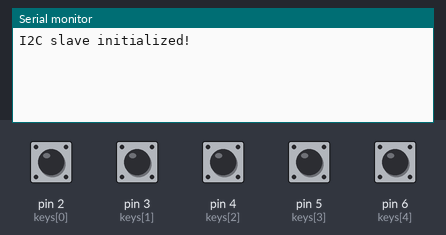
Recording of a sketch running on a simulated Arduino Uno, built with avr-gcc and run on an emulated ATmega328P. Parts: the last lines printed to the serial monitor. Inputs (shaded band) come from the test bench; at power-on: pin 2 (keys[0]), pin 3 (keys[1]), pin 4 (keys[2]), pin 5 (keys[3]), pin 6 (keys[4]) HIGH.

Above: at 1.2 s.
1.3 s: pin 2 (keys[0]) pulled LOW for 0.15 s
At 2.3 s:
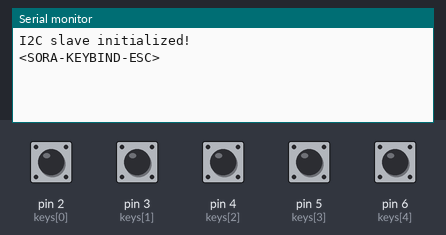
2.9 s: pin 3 (keys[1]) pulled LOW for 0.15 s
At 3.5 s:
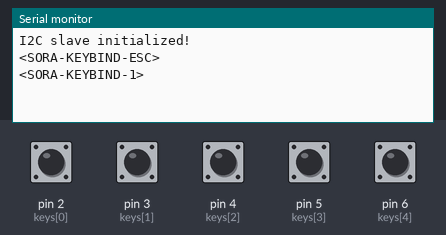
4.5 s: pin 6 (keys[4]) pulled LOW for 0.15 s
At 5.8 s:
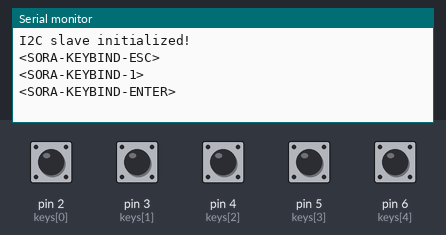
6.1 s: pin 4 (keys[2]) pulled LOW for 0.15 s
At 7.1 s:
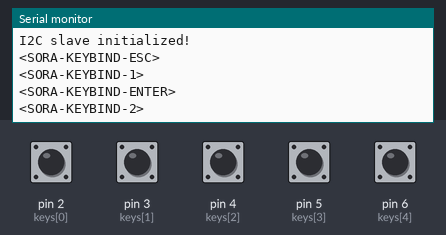
7.7 s: pin 5 (keys[3]) pulled LOW for 0.15 s
At 8.4 s:
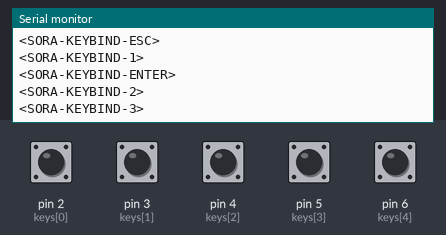

Measured:
- after the input at 1.3 s, the serial monitor: prints a new line after 0.05 s (image 1)
- after the input at 2.9 s, the serial monitor: prints a new line after 0.05 s (image 2)
- after the input at 4.5 s, the serial monitor: prints a new line after 0.05 s (image 3)
- after the input at 6.1 s, the serial monitor: prints a new line after 0.05 s (image 4)
- after the input at 7.7 s, the serial monitor: prints a new line after 0.05 s (image 5)

The sketch:

button-mini-thin-client-expandable.ino
```cpp
#include <Wire.h>
#include <Vector.h>

#define I2C_ADDRESS 0x1F

const short i2cIdleTolerantMS = 950;
const short debounceDelay = 50; // in ms
const int NUM_KEYS = 5;

const int keys[NUM_KEYS] = {2, 3, 4, 5, 6};
int buttonState[NUM_KEYS];
int lastButtonState[NUM_KEYS];
unsigned long lastDebounceTime[NUM_KEYS];
unsigned long idleMillisNoI2C = 0;

// Buffer to store the state to be sent to the master
String allMessages[10];
Vector<String> outcomingMessages;

void setup()
{
  // Init I2C
  Wire.begin(I2C_ADDRESS);
  Wire.onRequest(sendData); // Set callback for I2C requests

  // Init serial
  Serial.begin(9600);
  Serial.println("I2C slave initialized!");

  // Init pin states
  for (int i = 0; i < NUM_KEYS; i++)
  {
    pinMode(keys[i], INPUT_PULLUP);
    lastButtonState[i] = digitalRead(keys[i]);
  }

  outcomingMessages.setStorage(allMessages);
}

void loop()
{
  unsigned long currentMillis = millis();

  if ((currentMillis - idleMillisNoI2C) >= i2cIdleTolerantMS)
  {
    idleMillisNoI2C = currentMillis;

    outcomingMessages.clear();
  }

  for (int i = 0; i < NUM_KEYS; i++)
  {
    int reading = digitalRead(keys[i]);

    if (reading != lastButtonState[i])
    {
      lastDebounceTime[i] = millis();
    }

    if ((millis() - lastDebounceTime[i]) > debounceDelay)
    {
      if (reading != buttonState[i])
      {
        buttonState[i] = reading;

        if (buttonState[i] == LOW)
        {
          String currentMessage = generateMessage(keys[i]);

          if (outcomingMessages.size() > 9)
            outcomingMessages.clear();
          else
            outcomingMessages.push_back(currentMessage);

          Serial.println(currentMessage);
        }
      }
    }

    lastButtonState[i] = reading;
  }
}

String generateMessage(int pin)
{
  switch (pin)
  {
  case 2:
    return "<SORA-KEYBIND-ESC>";
  case 3:
    return "<SORA-KEYBIND-1>";
  case 4:
    return "<SORA-KEYBIND-2>";
  case 5:
    return "<SORA-KEYBIND-3>";
  case 6:
    return "<SORA-KEYBIND-ENTER>";
  default:
    return "UNKNOWN";
  }
}

// Send the current message over I2C when requested
void sendData()
{
  Serial.println("Minta!");

  if (outcomingMessages.size() > 0)
  {
    Wire.write(outcomingMessages.front().c_str());
    outcomingMessages.remove(0);
    Serial.println("Dibales!");
  }
}
```
